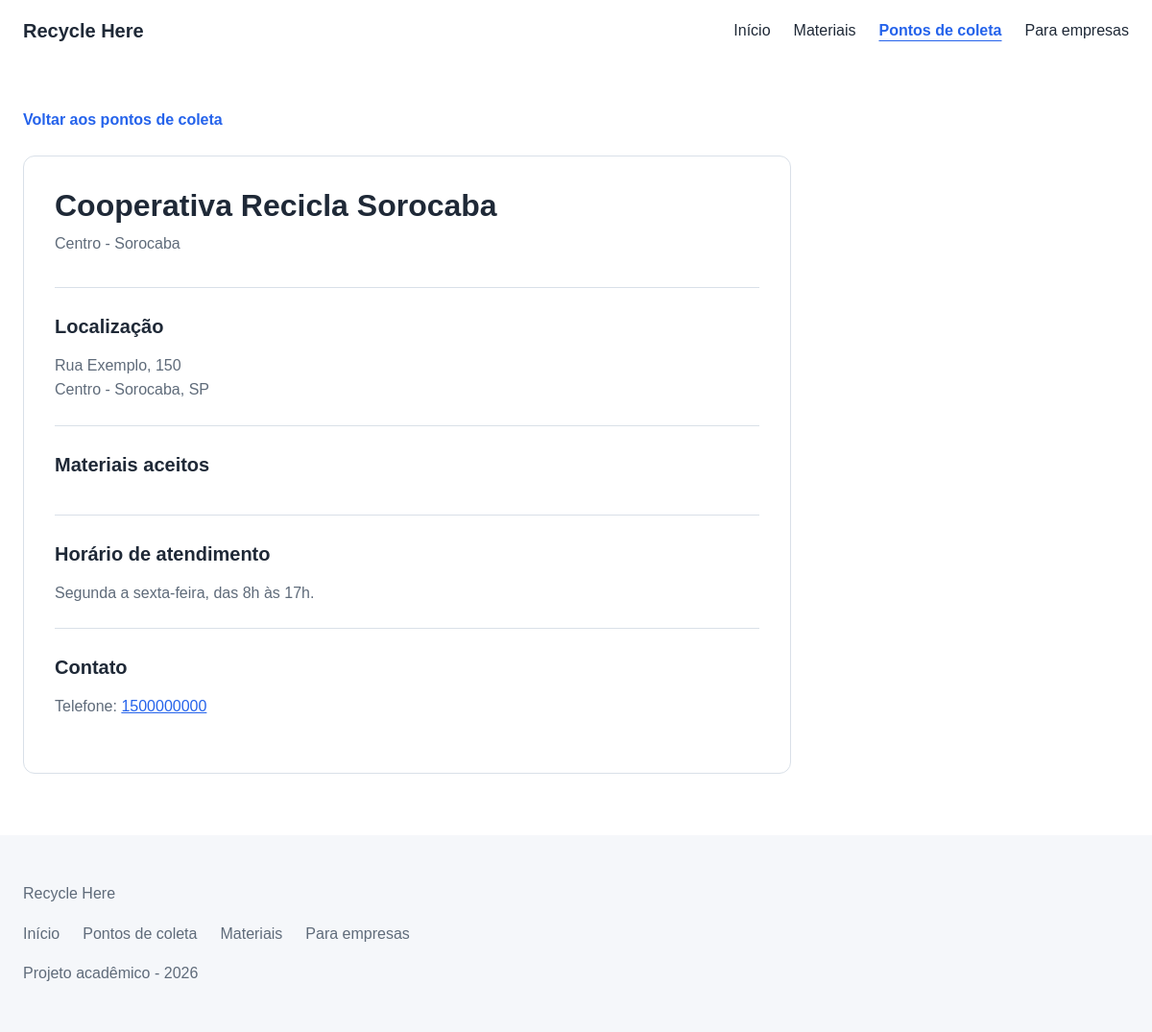
The app's page /pontos/1 with its own data.
### tables this page shows
CREATE TABLE IF NOT EXISTS collection_points (
    id INT UNSIGNED AUTO_INCREMENT PRIMARY KEY,
    company_id INT UNSIGNED NOT NULL,
    name VARCHAR(150) NOT NULL,
    street VARCHAR(180) NOT NULL,
    number VARCHAR(20) NOT NULL,
    complement VARCHAR(100) NULL,
    neighborhood VARCHAR(100) NOT NULL,
    city VARCHAR(100) NOT NULL DEFAULT 'Sorocaba',
    state CHAR(2) NOT NULL DEFAULT 'SP',
    zip_code CHAR(8) NULL,
    phone VARCHAR(20) NULL,
    opening_hours VARCHAR(255) NOT NULL,
    active BOOLEAN NOT NULL DEFAULT TRUE,
    created_at TIMESTAMP NOT NULL DEFAULT CURRENT_TIMESTAMP,
    updated_at TIMESTAMP NOT NULL DEFAULT CURRENT_TIMESTAMP ON UPDATE CURRENT_TIMESTAMP,
    CONSTRAINT fk_collection_points_company
        FOREIGN KEY (company_id) REFERENCES companies(id)
        ON DELETE CASCADE
        ON UPDATE CASCADE,
    INDEX idx_collection_points_company (company_id),
    INDEX idx_collection_points_location (city, neighborhood),
    INDEX idx_collection_points_active (active)
);

### app/Controllers/Web/PointController.php (called while the page is built, shortened)
<?php
final class PointController
{
    private CollectionPointService $pointService;
    public function __construct()
    {
        $this->pointService =
            new CollectionPointService();
    }
    public function show(
        Request $request,
        string $id
    ): void {
        $point =
            $this->pointService
                ->findActiveById(
                    (int) $id
                );
        require dirname(__DIR__, 2)
            . '/Views/points/show.php';
    }
}

### public/index.php (called while the page is built, shortened)
<?php
$request = new Request();
$router = new Router();
$router->dispatch($request);

### config/app.php (called while the page is built, shortened)
<?php
return [
    'app' => [
        'name' => $_ENV['APP_NAME'] ?? 'Recycle Here',
        'env' => $_ENV['APP_ENV'] ?? 'production',
        'debug' => filter_var(
            $_ENV['APP_DEBUG'] ?? false,
            FILTER_VALIDATE_BOOL
        ),
        'url' => $_ENV['APP_URL'] ?? 'http://localhost:8000',
    ],
    'database' => [
        'driver' => 'mysql',
        'host' => $_ENV['DB_HOST'] ?? '127.0.0.1',
        'port' => $_ENV['DB_PORT'] ?? '3306',
        'database' => $_ENV['DB_DATABASE'] ?? 'recycle_here',
        'username' => $_ENV['DB_USERNAME'] ?? 'root',
        'password' => $_ENV['DB_PASSWORD'] ?? '',
        'charset' => $_ENV['DB_CHARSET'] ?? 'utf8mb4',
        'options' => [
            PDO::ATTR_ERRMODE => PDO::ERRMODE_EXCEPTION,
            PDO::ATTR_DEFAULT_FETCH_MODE => PDO::FETCH_ASSOC,
            PDO::ATTR_EMULATE_PREPARES => false,
        ],
    ],
];

### app/Core/Database.php (called while the page is built, shortened)
<?php
final class Database
{
    private static ?PDO $connection = null;
    public static function connection(): PDO
    {
        if (self::$connection instanceof PDO) {
            return self::$connection;
        }
        $config = require dirname(__DIR__, 2) . '/config/app.php';
        $database = $config['database'];
        $dsn = sprintf(
            '%s:host=%s;port=%s;dbname=%s;charset=%s',
            $database['driver'],
            $database['host'],
            $database['port'],
            $database['database'],
            $database['charset']
        );
        try {
            self::$connection = new PDO(
                $dsn,
                $database['username'],
                $database['password'],
                $database['options']
            );
        } catch (PDOException $exception) {
            throw new RuntimeException(
                'Não foi possível conectar ao banco de dados.',
                0,
                $exception
            );
        }
        return self::$connection;
    }
}

### app/Services/CollectionPointService.php (called while the page is built, shortened)
<?php
final class CollectionPointService
{
    private CollectionPointRepository $repository;
    public function __construct(
        ?CollectionPointRepository $repository = null
    ) {
        $this->repository =
            $repository ??
            new CollectionPointRepository();
    }
    public function findActiveById(
        int $id
    ): ?CollectionPoint {
        return $this->repository
            ->findActiveById($id);
    }
}

### app/Repositories/CollectionPointRepository.php (called while the page is built, shortened)
<?php
final class CollectionPointRepository
{
    private PDO $connection;
    public function __construct(?PDO $connection = null)
    {
        $this->connection =
            $connection ?? Database::connection();
    }
    public function findActiveById(int $id): ?CollectionPoint
    {
        $sql = '
            SELECT
                cp.id,
                cp.company_id,
                cp.name,
                cp.street,
                cp.number,
                cp.complement,
                cp.neighborhood,
                cp.city,
                cp.state,
                cp.zip_code,
                cp.phone,
                cp.opening_hours,
                c.name AS company_name,
                GROUP_CONCAT(
                    m.name
                    ORDER BY m.name
                    SEPARATOR "||"
                ) AS materials,
                GROUP_CONCAT(
                    m.slug
                    ORDER BY m.name
                    SEPARATOR "||"
                ) AS material_slugs
            FROM collection_points cp
            INNER JOIN companies c
                ON c.id = cp.company_id
            LEFT JOIN collection_point_material cpm
                ON cpm.collection_point_id = cp.id
            LEFT JOIN materials m
                ON m.id = cpm.material_id
                AND m.active = 1
            WHERE
                cp.id = :id
                AND cp.active = 1
                AND c.active = 1
            GROUP BY
                cp.id,
                cp.company_id,
                cp.name,
                cp.street,
                cp.number,
                cp.complement,
                cp.neighborhood,
                cp.city,
                cp.state,
                cp.zip_code,
                cp.phone,
                cp.opening_hours,
                c.name
            LIMIT 1
        ';
        $statement =
            $this->connection->prepare($sql);
        $statement->execute([
            'id' => $id
        ]);
        $row = $statement->fetch();
        return $this->map($row);
    }
    private function map(array $row): CollectionPoint
    {
        $materials =
            !empty($row['materials'])
                ? explode('||', $row['materials'])
                : [];
        $materialSlugs =
            !empty($row['material_slugs'])
                ? explode('||', $row['material_slugs'])
                : [];
        return new CollectionPoint(
            id: (int) $row['id'],
            companyId:
                (int) $row['company_id'],
            name:
                $row['name'],
            street:
                $row['street'],
            number:
                $row['number'],
            complement:
                $row['complement'],
            neighborhood:
                $row['neighborhood'],
            city:
                $row['city'],
            state:
                $row['state'],
            zipCode:
                $row['zip_code'],
            phone:
                $row['phone'],
            openingHours:
                $row['opening_hours'],
            companyName:
                $row['company_name'],
            materials:
                $materials,
            materialSlugs:
                $materialSlugs
        );
    }
}

### app/Views/points/show.php (the view, shortened to what this page needs)
<!DOCTYPE html>
<html lang="pt-BR">
<head>
    <link
        rel="stylesheet"
        href="/assets/css/style.css"
    >
</head>
<body>
    <header class="site-header">
        <a
            class="logo"
            href="/"
        >
            Recycle Here
        </a>
        <nav
            class="site-nav"
            id="main-navigation"
            aria-label="Navegação principal"
        >
            <ul class="nav-list">
                <li>
                    <a href="/">
                        Início
                    </a>
                </li>
                <li>
                    <a href="/#materiais">
                        Materiais
                    </a>
                </li>
                <li>
                    <a
                        href="/pontos"
                        aria-current="page"
                    >
                        Pontos de coleta
                    </a>
                </li>
                <li>
                    <a href="/#empresas">
                        Para empresas
                    </a>
                </li>
            </ul>
        </nav>
    </header>
    <main class="point-details">
        <a
            class="back-link"
            href="/pontos"
        >
            Voltar aos pontos de coleta
        </a>
        <article class="point-information">
            <header class="point-header">
                <h1 id="point-name">
                    <?= htmlspecialchars(
                        $point->name,
                        ENT_QUOTES,
                        'UTF-8'
                    ) ?>
                </h1>
                <p id="point-region">
                    <?= htmlspecialchars(
                        $point->neighborhood,
                        ENT_QUOTES,
                        'UTF-8'
                    ) ?>
                    -
                    <?= htmlspecialchars(
                        $point->city,
                        ENT_QUOTES,
                        'UTF-8'
                    ) ?>
                </p>
            </header>
            <section
                aria-labelledby="address-title"
            >
                <h2 id="address-title">
                    Localização
                </h2>
                <address>
                    <span id="point-address-street">
                        <?= htmlspecialchars(
                            $point->street,
                            ENT_QUOTES,
                            'UTF-8'
                        ) ?>,
                        <?= htmlspecialchars(
                            $point->number,
                            ENT_QUOTES,
                            'UTF-8'
                        ) ?>
                    </span>
                    <br>
                    <span id="point-address-city">
                        <?= htmlspecialchars(
                            $point->neighborhood,
                            ENT_QUOTES,
                            'UTF-8'
                        ) ?>
                        -
                        <?= htmlspecialchars(
                            $point->city,
                            ENT_QUOTES,
                            'UTF-8'
                        ) ?>,
                        <?= htmlspecialchars(
                            $point->state,
                            ENT_QUOTES,
                            'UTF-8'
                        ) ?>
                    </span>
                </address>
            </section>
            <section
                aria-labelledby="materials-accepted-title"
            >
                <h2 id="materials-accepted-title">
                    Materiais aceitos
                </h2>
            </section>
            <section
                aria-labelledby="opening-hours-title"
            >
                <h2 id="opening-hours-title">
                    Horário de atendimento
                </h2>
                <p id="point-hours">
                    <?= htmlspecialchars(
                        $point->openingHours,
                        ENT_QUOTES,
                        'UTF-8'
                    ) ?>
                </p>
            </section>
            <section
                aria-labelledby="contact-title"
            >
                <h2 id="contact-title">
                    Contato
                </h2>
                <?php if ($point->phone): ?>
                    <p>
                        Telefone:
                        <a
                            id="point-phone"
                            href="tel:<?= htmlspecialchars(
                                preg_replace(
                                    '/\D/',
                                    '',
                                    $point->phone
                                ),
                                ENT_QUOTES,
                                'UTF-8'
                            ) ?>"
                        >
                            <?= htmlspecialchars(
                                $point->phone,
                                ENT_QUOTES,
                                'UTF-8'
                            ) ?>
                        </a>
                    </p>
                <?php else: ?>
                    <p>
                        Telefone não informado.
                    </p>
                <?php endif; ?>
            </section>
        </article>
    </main>
    <footer class="site-footer">
        <p>
            Recycle Here
        </p>
        <nav
            aria-label="Navegação do rodapé"
        >
            <ul class="footer-nav">
                <li>
                    <a href="/">
                        Início
                    </a>
                </li>
                <li>
                    <a href="/pontos">
                        Pontos de coleta
                    </a>
                </li>
                <li>
                    <a href="/#materiais">
                        Materiais
                    </a>
                </li>
                <li>
                    <a href="/#empresas">
                        Para empresas
                    </a>
                </li>
            </ul>
        </nav>
        <p>
            Projeto acadêmico - 2026
        </p>
    </footer>
</body>
</html>

### app/Core/Router.php (shortened to what this page needs)
<?php
final class Router
{
    private array $routes = [];
    private function add(
        string $method,
        string $path,
        array|Closure $handler
    ): void {
        $this->routes[] = [
            'method' => $method,
            'path' => $path,
            'handler' => $handler,
        ];
    }
    public function dispatch(
        Request $request
    ): void {
        foreach ($this->routes as $route) {
            $pattern =
                $this->createPattern(
                    $route['path']
                );
            if (
                !preg_match(
                    $pattern,
                    $request->path(),
                    $matches
                )
            ) {
                continue;
            }
            $parameters = [];
            foreach (
                $matches
                as $key => $value
            ) {
                if (is_string($key)) {
                    $parameters[] = $value;
                }
            }
            $this->execute(
                $route['handler'],
                $request,
                $parameters
            );
            return;
        }
    }
    private function createPattern(
        string $path
    ): string {
        $pattern = preg_replace(
            '/\{([a-zA-Z_][a-zA-Z0-9_]*)\}/',
            '(?P<$1>[^/]+)',
            $path
        );
        return '#^' . $pattern . '$#';
    }
    private function execute(
        array|Closure $handler,
        Request $request,
        array $parameters
    ): void {
        [$controllerClass, $method] =
            $handler;
        $controller =
            new $controllerClass();
        $controller->{$method}(
            $request,
            ...$parameters
        );
    }
}

### records on screen
collection_points: name "Cooperativa Recicla Sorocaba", neighborhood "Centro", city "Sorocaba", street "Rua Exemplo", number "150", state "SP", opening_hours "Segunda a sexta-feira, das 8h às 17h.", phone "1500000000"
